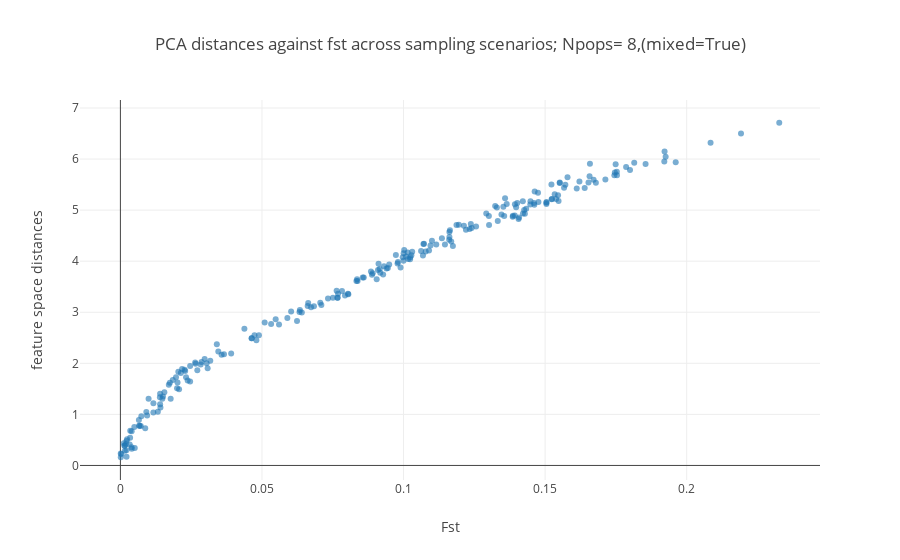

This figure's notebook cell:
### Markdown cell above
### Fst and euclidian genetic distances

### Code cell
t= np.array([
    unbiased_pairwise,
    biased_pairwise,
    corrected_pairwise
]).T

pearsons= [pearsonr(fst_store,t[:,x])[0] for x in range(t.shape[1])]

lengths_indexes= {z:[x for x in range(len(lengths_vector)) if lengths_vector[x] == z] for z in list(set(lengths_vector))}

lengthy= lengths_indexes.keys()
fig_data= [go.Scatter(
    x= [fst_store[x] for x in lengths_indexes[i]],
    y= [t[x,0] for x in lengths_indexes[i]],
    mode= 'markers',
    marker= dict(
        color= i,
        opacity= .6
    ),
    name= 'L: {}, r: {}'.format(str(i),round(pearsonr([fst_store[x] for x in lengths_indexes[i]],[t[x,0] for x in lengths_indexes[i]])[0],3))
    ) for i in lengthy
]

layout = go.Layout(
    title= 'PCA distances against fst across sampling scenarios; Npops= {},(mixed={})'.format(pop_max,str(MixP)),
    yaxis=dict(
        #range= [0,9],
        title='feature space distances'),
    xaxis=dict(
        #range= [0,.4],
        title='Fst')
)

fig= go.Figure(data=fig_data, layout=layout)
iplot(fig)

### Figure 1 — Plotly figure (JSON) as saved in the notebook; plotly's stock layout.template omitted (floating-point values rounded to 4 significant figures; data arrays with more than 128 entries replaced by an {"elided": "..."} marker saying what was removed)
{"data": [{"marker": {"color": 248, "opacity": 0.6}, "mode": "markers", "name": "L: 248, r: 0.985", "type": "scatter", "x": {"elided": "231 float values"}, "y": {"elided": "231 float values"}}], "layout": {"title": "PCA distances against fst across sampling scenarios; Npops= 8,(mixed=True)", "xaxis": {"title": "Fst"}, "yaxis": {"title": "feature space distances"}}}
